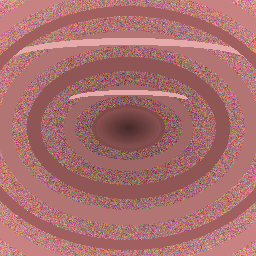
#> input picture data/pulser/no_polyp/0002.png, 256 x 256 px; its folder holds only this picture in this run
$ python dataset_augmentation.py --input_dir ../../data/pulser/no_polyp --output_dir out
#> lines starting #> are read from the running program, lines starting #| are printed output that depends on the picture
import os
import sys
from pathlib import Path
import argparse
import numpy as np
import cv2
from tqdm import tqdm
from PIL import Image, ImageEnhance, ImageFilter
import random
import shutil

def load_image(image_path):
    """Load an image from path"""
    return Image.open(image_path)

def save_image(image, output_path):
    """Save image to specified path"""
    os.makedirs(os.path.dirname(output_path), exist_ok=True)
    image.save(output_path)

def rotate_image(image, angle):
    """Rotate image by specified angle"""
    return image.rotate(angle)

def flip_image(image, flip_type):
    """Flip image horizontally or vertically
    flip_type: 0 for horizontal, 1 for vertical
    """
    if flip_type == 0:
        return image.transpose(Image.FLIP_LEFT_RIGHT)
    else:
        return image.transpose(Image.FLIP_TOP_BOTTOM)

def adjust_brightness(image, factor):
    """Adjust brightness of image"""
    enhancer = ImageEnhance.Brightness(image)
    return enhancer.enhance(factor)

def adjust_contrast(image, factor):
    """Adjust contrast of image"""
    enhancer = ImageEnhance.Contrast(image)
    return enhancer.enhance(factor)

def zoom_image(image, factor):
    """Zoom in on image by cropping edges and resizing back to original size"""
    width, height = image.size
    crop_width = int(width * factor)
    crop_height = int(height * factor)

    # Calculate coordinates for cropping
    left = (width - crop_width) // 2
    top = (height - crop_height) // 2
    right = left + crop_width
    bottom = top + crop_height

    # Crop and resize
    cropped = image.crop((left, top, right, bottom))
    return cropped.resize((width, height))

def add_noise(image, intensity=0.05):
    """Add random noise to image"""
    img_array = np.array(image).astype(np.float32)
    noise = np.random.normal(0, intensity * 255, img_array.shape)
    noisy_img = np.clip(img_array + noise, 0, 255).astype(np.uint8)
    return Image.fromarray(noisy_img)

def apply_blur(image, radius=2):
    """Apply Gaussian blur to image"""
    return image.filter(ImageFilter.GaussianBlur(radius=radius))

def apply_random_augmentation(image_path, output_dir, file_prefix="aug", label=None):
    """Apply a random combination of augmentations to an image"""
    try:
        img = load_image(image_path)
        filename = os.path.basename(image_path)
        name, ext = os.path.splitext(filename)

        # Apply 2-4 random augmentations
        num_augmentations = random.randint(2, 4)
        augmentations = random.sample([
            lambda i: rotate_image(i, random.choice([90, 180, 270])),
            lambda i: flip_image(i, random.choice([0, 1])),
            lambda i: adjust_brightness(i, random.uniform(0.7, 1.3)),
            lambda i: adjust_contrast(i, random.uniform(0.7, 1.3)),
            lambda i: zoom_image(i, random.uniform(0.8, 0.95)),
            lambda i: add_noise(i, random.uniform(0.01, 0.05)),
            lambda i: apply_blur(i, random.uniform(0.5, 1.5))
        ], k=num_augmentations)

        # Apply selected augmentations
        augmented_img = img
        for aug_func in augmentations:
            augmented_img = aug_func(augmented_img)

        # Create output path in appropriate subdirectory based on label
        if label:
            output_subdir = os.path.join(output_dir, label)
        else:
            # Try to infer label from directory structure
            parent_dir = os.path.basename(os.path.dirname(image_path))
            if parent_dir in ["polyp", "no_polyp"]:
                output_subdir = os.path.join(output_dir, parent_dir)
            else:
                output_subdir = output_dir

        os.makedirs(output_subdir, exist_ok=True)

        # Save augmented image with new name
        output_path = os.path.join(output_subdir, f"{file_prefix}_{name}{ext}")
        save_image(augmented_img, output_path)
        return output_path

    except Exception as e:
        print(f"Error augmenting {image_path}: {str(e)}")
        return None

def augment_dataset(input_dir, output_dir, augmentation_factor=5, preserve_structure=True):
    """
    Augment all images in a directory

    Args:
        input_dir: Directory containing original images
        output_dir: Directory to save augmented images
        augmentation_factor: Number of augmented versions to create per image
        preserve_structure: Whether to preserve directory structure
    """
#> called with input_dir = '../../data/pulser/no_polyp', output_dir = 'out', augmentation_factor = 5, preserve_structure = False
    os.makedirs(output_dir, exist_ok=True)

    # If preserving structure, copy directory structure first
    if preserve_structure:
        for root, dirs, _ in os.walk(input_dir):
            for dir_name in dirs:
                rel_dir = os.path.relpath(os.path.join(root, dir_name), input_dir)
                os.makedirs(os.path.join(output_dir, rel_dir), exist_ok=True)

    # Find all images
    image_extensions = ['.jpg', '.jpeg', '.png', '.bmp']
    all_images = []

    for root, _, files in os.walk(input_dir):
        for file in files:
            if any(file.lower().endswith(ext) for ext in image_extensions):
                all_images.append(os.path.join(root, file))

    print(f"Found {len(all_images)} images for augmentation")

    # Apply augmentations
    augmented_files = []
    for i, image_path in enumerate(tqdm(all_images, desc="Augmenting images")):
        for j in range(augmentation_factor):
            # Determine output path based on structure preservation
            if preserve_structure:
                rel_path = os.path.relpath(image_path, input_dir)
                parent_dir = os.path.dirname(rel_path)
                output_path = os.path.join(output_dir, parent_dir)
            else:
                output_path = output_dir

            # Apply random augmentation
            aug_file = apply_random_augmentation(
                image_path,
                output_path,
                file_prefix=f"aug{j+1}"
            )
#> in load_image, returned value is the input picture: PIL image 256x256 RGB; mean R, G, B 169.4, 110, 109.9
#> the loop in apply_random_augmentation, `for aug_func in augmentations:` made 3 passes
#> pass 1, in apply_random_augmentation, `augmented_img = aug_func(augmented_img)`:
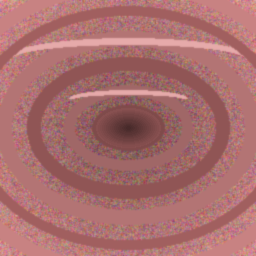
#> augmented_img: PIL image 256x256 RGB; mean R, G, B 169.4, 110, 109.8
#> pass 3, in apply_random_augmentation, `augmented_img = aug_func(augmented_img)`:
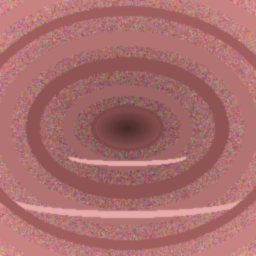
#> augmented_img: PIL image 256x256 RGB; mean R, G, B 169.3, 109.2, 109

            if aug_file:
                augmented_files.append(aug_file)

    print(f"Created {len(augmented_files)} augmented images")
    return augmented_files

def copy_originals_to_output(input_dir, output_dir):
    """Copy original images to output directory to include them in the dataset"""
    image_extensions = ['.jpg', '.jpeg', '.png', '.bmp']
    copied_files = []

    for root, _, files in os.walk(input_dir):
        for file in files:
            if any(file.lower().endswith(ext) for ext in image_extensions):
                src_path = os.path.join(root, file)
                rel_path = os.path.relpath(src_path, input_dir)

                # Determine output subdirectory (preserving structure)
                dst_path = os.path.join(output_dir, rel_path)
                os.makedirs(os.path.dirname(dst_path), exist_ok=True)

                # Copy file
                shutil.copy2(src_path, dst_path)
                copied_files.append(dst_path)

    print(f"Copied {len(copied_files)} original images to output directory")
    return copied_files

if __name__ == "__main__":
    parser = argparse.ArgumentParser(description='Augment medical image dataset for polyp detection')
    parser.add_argument('--input_dir', type=str, required=True, help='Directory containing original images')
    parser.add_argument('--output_dir', type=str, required=True, help='Directory to save augmented images')
    parser.add_argument('--augmentation_factor', type=int, default=5, help='Number of augmented versions per image')
    parser.add_argument('--include_originals', action='store_true', help='Include original images in output')
    parser.add_argument('--preserve_structure', action='store_true', help='Preserve directory structure')

    args = parser.parse_args()

    print(f"Starting dataset augmentation...")
    print(f"Input directory: {args.input_dir}")
    print(f"Output directory: {args.output_dir}")
    print(f"Augmentation factor: {args.augmentation_factor}")

    # Create augmented dataset
    augmented_files = augment_dataset(
        args.input_dir,
        args.output_dir,
        args.augmentation_factor,
        args.preserve_structure
    )

    # Optionally include originals
    if args.include_originals:
        copied_files = copy_originals_to_output(args.input_dir, args.output_dir)
        print(f"Total dataset size: {len(augmented_files) + len(copied_files)} images")
    else:
        print(f"Total dataset size: {len(augmented_files)} images")

    print("Dataset augmentation complete!")
